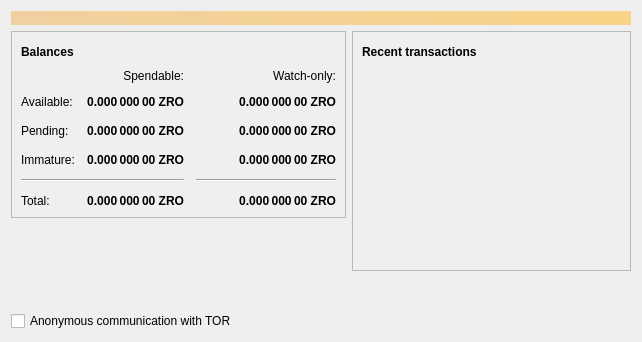
<?xml version="1.0" encoding="UTF-8"?>
<ui version="4.0">
 <class>OverviewPage</class>
 <widget class="QWidget" name="OverviewPage">
  <property name="geometry">
   <rect>
    <x>0</x>
    <y>0</y>
    <width>642</width>
    <height>342</height>
   </rect>
  </property>
  <property name="windowTitle">
   <string>Form</string>
  </property>
  <layout class="QVBoxLayout" name="topLayout">
   <item>
    <widget class="QLabel" name="labelAlerts">
     <property name="visible">
      <bool>false</bool>
     </property>
     <property name="styleSheet">
      <string notr="true">QLabel { background-color: qlineargradient(x1: 0, y1: 0, x2: 1, y2: 0, stop:0 #F0D0A0, stop:1 #F8D488); color:#000000; }</string>
     </property>
     <property name="wordWrap">
      <bool>true</bool>
     </property>
     <property name="margin">
      <number>3</number>
     </property>
     <property name="textInteractionFlags">
      <set>Qt::TextSelectableByMouse</set>
     </property>
    </widget>
   </item>
   <item>
    <layout class="QHBoxLayout" name="horizontalLayout" stretch="1,1">
     <item>
      <layout class="QVBoxLayout" name="verticalLayout_2">
       <item>
        <widget class="QFrame" name="frame">
         <property name="frameShape">
          <enum>QFrame::StyledPanel</enum>
         </property>
         <property name="frameShadow">
          <enum>QFrame::Raised</enum>
         </property>
         <layout class="QVBoxLayout" name="verticalLayout_4">
          <item>
           <layout class="QHBoxLayout" name="horizontalLayout_4">
            <item>
             <widget class="QLabel" name="label_5">
              <property name="font">
               <font>
                <weight>75</weight>
                <bold>true</bold>
               </font>
              </property>
              <property name="text">
               <string>Balances</string>
              </property>
             </widget>
            </item>
            <item>
             <widget class="QPushButton" name="labelWalletStatus">
              <property name="enabled">
               <bool>false</bool>
              </property>
              <property name="maximumSize">
               <size>
                <width>30</width>
                <height>16777215</height>
               </size>
              </property>
              <property name="toolTip">
               <string>The displayed information may be out of date. Your wallet automatically synchronizes with the Zerobitcoin network after a connection is established, but this process has not completed yet.</string>
              </property>
              <property name="text">
               <string/>
              </property>
              <property name="icon">
               <iconset resource="../bitcoin.qrc">
                <normaloff>:/icons/warning</normaloff>
                <disabledoff>:/icons/warning</disabledoff>:/icons/warning</iconset>
              </property>
              <property name="iconSize">
               <size>
                <width>24</width>
                <height>24</height>
               </size>
              </property>
              <property name="flat">
               <bool>true</bool>
              </property>
             </widget>
            </item>
            <item>
             <spacer name="horizontalSpacer_3">
              <property name="orientation">
               <enum>Qt::Horizontal</enum>
              </property>
              <property name="sizeHint" stdset="0">
               <size>
                <width>40</width>
                <height>20</height>
               </size>
              </property>
             </spacer>
            </item>
           </layout>
          </item>
          <item>
           <layout class="QGridLayout" name="gridLayout">
            <property name="spacing">
             <number>12</number>
            </property>
            <item row="2" column="2">
             <widget class="QLabel" name="labelWatchPending">
              <property name="font">
               <font>
                <weight>75</weight>
                <bold>true</bold>
               </font>
              </property>
              <property name="cursor">
               <cursorShape>IBeamCursor</cursorShape>
              </property>
              <property name="toolTip">
               <string>Unconfirmed transactions to watch-only addresses</string>
              </property>
              <property name="text">
               <string notr="true">0.000 000 00 ZRO</string>
              </property>
              <property name="alignment">
               <set>Qt::AlignRight|Qt::AlignTrailing|Qt::AlignVCenter</set>
              </property>
              <property name="textInteractionFlags">
               <set>Qt::LinksAccessibleByMouse|Qt::TextSelectableByKeyboard|Qt::TextSelectableByMouse</set>
              </property>
             </widget>
            </item>
            <item row="2" column="1">
             <widget class="QLabel" name="labelUnconfirmed">
              <property name="font">
               <font>
                <weight>75</weight>
                <bold>true</bold>
               </font>
              </property>
              <property name="cursor">
               <cursorShape>IBeamCursor</cursorShape>
              </property>
              <property name="toolTip">
               <string>Total of transactions that have yet to be confirmed, and do not yet count toward the spendable balance</string>
              </property>
              <property name="text">
               <string notr="true">0.000 000 00 ZRO</string>
              </property>
              <property name="alignment">
               <set>Qt::AlignRight|Qt::AlignTrailing|Qt::AlignVCenter</set>
              </property>
              <property name="textInteractionFlags">
               <set>Qt::LinksAccessibleByMouse|Qt::TextSelectableByKeyboard|Qt::TextSelectableByMouse</set>
              </property>
             </widget>
            </item>
            <item row="3" column="2">
             <widget class="QLabel" name="labelWatchImmature">
              <property name="font">
               <font>
                <weight>75</weight>
                <bold>true</bold>
               </font>
              </property>
              <property name="cursor">
               <cursorShape>IBeamCursor</cursorShape>
              </property>
              <property name="toolTip">
               <string>Mined balance in watch-only addresses that has not yet matured</string>
              </property>
              <property name="text">
               <string notr="true">0.000 000 00 ZRO</string>
              </property>
              <property name="alignment">
               <set>Qt::AlignRight|Qt::AlignTrailing|Qt::AlignVCenter</set>
              </property>
              <property name="textInteractionFlags">
               <set>Qt::LinksAccessibleByMouse|Qt::TextSelectableByKeyboard|Qt::TextSelectableByMouse</set>
              </property>
             </widget>
            </item>
            <item row="4" column="0" colspan="2">
             <widget class="Line" name="line">
              <property name="orientation">
               <enum>Qt::Horizontal</enum>
              </property>
             </widget>
            </item>
            <item row="4" column="2">
             <widget class="Line" name="lineWatchBalance">
              <property name="sizePolicy">
               <sizepolicy hsizetype="Preferred" vsizetype="Fixed">
                <horstretch>0</horstretch>
                <verstretch>0</verstretch>
               </sizepolicy>
              </property>
              <property name="minimumSize">
               <size>
                <width>140</width>
                <height>0</height>
               </size>
              </property>
              <property name="orientation">
               <enum>Qt::Horizontal</enum>
              </property>
             </widget>
            </item>
            <item row="5" column="0">
             <widget class="QLabel" name="labelTotalText">
              <property name="text">
               <string>Total:</string>
              </property>
             </widget>
            </item>
            <item row="3" column="1">
             <widget class="QLabel" name="labelImmature">
              <property name="font">
               <font>
                <weight>75</weight>
                <bold>true</bold>
               </font>
              </property>
              <property name="cursor">
               <cursorShape>IBeamCursor</cursorShape>
              </property>
              <property name="toolTip">
               <string>Mined balance that has not yet matured</string>
              </property>
              <property name="text">
               <string notr="true">0.000 000 00 ZRO</string>
              </property>
              <property name="alignment">
               <set>Qt::AlignRight|Qt::AlignTrailing|Qt::AlignVCenter</set>
              </property>
              <property name="textInteractionFlags">
               <set>Qt::LinksAccessibleByMouse|Qt::TextSelectableByKeyboard|Qt::TextSelectableByMouse</set>
              </property>
             </widget>
            </item>
            <item row="2" column="3">
             <spacer name="horizontalSpacer_2">
              <property name="orientation">
               <enum>Qt::Horizontal</enum>
              </property>
              <property name="sizeHint" stdset="0">
               <size>
                <width>40</width>
                <height>20</height>
               </size>
              </property>
             </spacer>
            </item>
            <item row="3" column="0">
             <widget class="QLabel" name="labelImmatureText">
              <property name="text">
               <string>Immature:</string>
              </property>
             </widget>
            </item>
            <item row="5" column="1">
             <widget class="QLabel" name="labelTotal">
              <property name="font">
               <font>
                <weight>75</weight>
                <bold>true</bold>
               </font>
              </property>
              <property name="cursor">
               <cursorShape>IBeamCursor</cursorShape>
              </property>
              <property name="toolTip">
               <string>Your current total balance</string>
              </property>
              <property name="text">
               <string notr="true">0.000 000 00 ZRO</string>
              </property>
              <property name="alignment">
               <set>Qt::AlignRight|Qt::AlignTrailing|Qt::AlignVCenter</set>
              </property>
              <property name="textInteractionFlags">
               <set>Qt::LinksAccessibleByMouse|Qt::TextSelectableByKeyboard|Qt::TextSelectableByMouse</set>
              </property>
             </widget>
            </item>
            <item row="5" column="2">
             <widget class="QLabel" name="labelWatchTotal">
              <property name="font">
               <font>
                <weight>75</weight>
                <bold>true</bold>
               </font>
              </property>
              <property name="cursor">
               <cursorShape>IBeamCursor</cursorShape>
              </property>
              <property name="toolTip">
               <string>Current total balance in watch-only addresses</string>
              </property>
              <property name="text">
               <string notr="true">0.000 000 00 ZRO</string>
              </property>
              <property name="alignment">
               <set>Qt::AlignRight|Qt::AlignTrailing|Qt::AlignVCenter</set>
              </property>
              <property name="textInteractionFlags">
               <set>Qt::LinksAccessibleByMouse|Qt::TextSelectableByKeyboard|Qt::TextSelectableByMouse</set>
              </property>
             </widget>
            </item>
            <item row="0" column="2">
             <widget class="QLabel" name="labelWatchonly">
              <property name="text">
               <string>Watch-only:</string>
              </property>
              <property name="alignment">
               <set>Qt::AlignRight|Qt::AlignTrailing|Qt::AlignVCenter</set>
              </property>
             </widget>
            </item>
            <item row="1" column="0">
             <widget class="QLabel" name="labelBalanceText">
              <property name="text">
               <string>Available:</string>
              </property>
             </widget>
            </item>
            <item row="1" column="1">
             <widget class="QLabel" name="labelBalance">
              <property name="font">
               <font>
                <weight>75</weight>
                <bold>true</bold>
               </font>
              </property>
              <property name="cursor">
               <cursorShape>IBeamCursor</cursorShape>
              </property>
              <property name="toolTip">
               <string>Your current spendable balance</string>
              </property>
              <property name="text">
               <string notr="true">0.000 000 00 ZRO</string>
              </property>
              <property name="alignment">
               <set>Qt::AlignRight|Qt::AlignTrailing|Qt::AlignVCenter</set>
              </property>
              <property name="textInteractionFlags">
               <set>Qt::LinksAccessibleByMouse|Qt::TextSelectableByKeyboard|Qt::TextSelectableByMouse</set>
              </property>
             </widget>
            </item>
            <item row="1" column="2">
             <widget class="QLabel" name="labelWatchAvailable">
              <property name="font">
               <font>
                <weight>75</weight>
                <bold>true</bold>
               </font>
              </property>
              <property name="cursor">
               <cursorShape>IBeamCursor</cursorShape>
              </property>
              <property name="toolTip">
               <string>Your current balance in watch-only addresses</string>
              </property>
              <property name="text">
               <string notr="true">0.000 000 00 ZRO</string>
              </property>
              <property name="alignment">
               <set>Qt::AlignRight|Qt::AlignTrailing|Qt::AlignVCenter</set>
              </property>
              <property name="textInteractionFlags">
               <set>Qt::LinksAccessibleByMouse|Qt::TextSelectableByKeyboard|Qt::TextSelectableByMouse</set>
              </property>
             </widget>
            </item>
            <item row="2" column="0">
             <widget class="QLabel" name="labelPendingText">
              <property name="text">
               <string>Pending:</string>
              </property>
             </widget>
            </item>
            <item row="0" column="1">
             <widget class="QLabel" name="labelSpendable">
              <property name="text">
               <string>Spendable:</string>
              </property>
              <property name="alignment">
               <set>Qt::AlignRight|Qt::AlignTrailing|Qt::AlignVCenter</set>
              </property>
             </widget>
            </item>
           </layout>
          </item>
         </layout>
        </widget>
       </item>
       <item>
        <spacer name="verticalSpacer">
         <property name="orientation">
          <enum>Qt::Vertical</enum>
         </property>
         <property name="sizeHint" stdset="0">
          <size>
           <width>20</width>
           <height>40</height>
          </size>
         </property>
        </spacer>
       </item>
       <item>
        <widget class="QCheckBox" name="checkboxEnabledTor">
         <property name="enabled">
          <bool>true</bool>
         </property>
         <property name="text">
          <string>Anonymous communication with TOR</string>
         </property>
         <property name="checked">
          <bool>false</bool>
         </property>
        </widget>
       </item>
      </layout>
     </item>
     <item>
      <layout class="QVBoxLayout" name="verticalLayout_3">
       <item>
        <widget class="QFrame" name="frame_2">
         <property name="frameShape">
          <enum>QFrame::StyledPanel</enum>
         </property>
         <property name="frameShadow">
          <enum>QFrame::Raised</enum>
         </property>
         <layout class="QVBoxLayout" name="verticalLayout">
          <item>
           <layout class="QHBoxLayout" name="horizontalLayout_2">
            <item>
             <widget class="QLabel" name="label_4">
              <property name="font">
               <font>
                <weight>75</weight>
                <bold>true</bold>
               </font>
              </property>
              <property name="text">
               <string>Recent transactions</string>
              </property>
             </widget>
            </item>
            <item>
             <widget class="QPushButton" name="labelTransactionsStatus">
              <property name="enabled">
               <bool>false</bool>
              </property>
              <property name="maximumSize">
               <size>
                <width>30</width>
                <height>16777215</height>
               </size>
              </property>
              <property name="toolTip">
               <string>The displayed information may be out of date. Your wallet automatically synchronizes with the Zerobitcoin network after a connection is established, but this process has not completed yet.</string>
              </property>
              <property name="text">
               <string/>
              </property>
              <property name="icon">
               <iconset resource="../bitcoin.qrc">
                <normaloff>:/icons/warning</normaloff>
                <disabledoff>:/icons/warning</disabledoff>:/icons/warning</iconset>
              </property>
              <property name="iconSize">
               <size>
                <width>24</width>
                <height>24</height>
               </size>
              </property>
              <property name="flat">
               <bool>true</bool>
              </property>
             </widget>
            </item>
            <item>
             <spacer name="horizontalSpacer">
              <property name="orientation">
               <enum>Qt::Horizontal</enum>
              </property>
              <property name="sizeHint" stdset="0">
               <size>
                <width>40</width>
                <height>20</height>
               </size>
              </property>
             </spacer>
            </item>
           </layout>
          </item>
          <item>
           <widget class="QListView" name="listTransactions">
            <property name="styleSheet">
             <string notr="true">QListView { background: transparent; }</string>
            </property>
            <property name="frameShape">
             <enum>QFrame::NoFrame</enum>
            </property>
            <property name="verticalScrollBarPolicy">
             <enum>Qt::ScrollBarAlwaysOff</enum>
            </property>
            <property name="horizontalScrollBarPolicy">
             <enum>Qt::ScrollBarAlwaysOff</enum>
            </property>
            <property name="selectionMode">
             <enum>QAbstractItemView::NoSelection</enum>
            </property>
           </widget>
          </item>
         </layout>
        </widget>
       </item>
       <item>
        <spacer name="verticalSpacer_2">
         <property name="orientation">
          <enum>Qt::Vertical</enum>
         </property>
         <property name="sizeHint" stdset="0">
          <size>
           <width>20</width>
           <height>40</height>
          </size>
         </property>
        </spacer>
       </item>
      </layout>
     </item>
    </layout>
   </item>
  </layout>
 </widget>
 <resources>
  <include location="../bitcoin.qrc"/>
 </resources>
 <connections/>
</ui>
